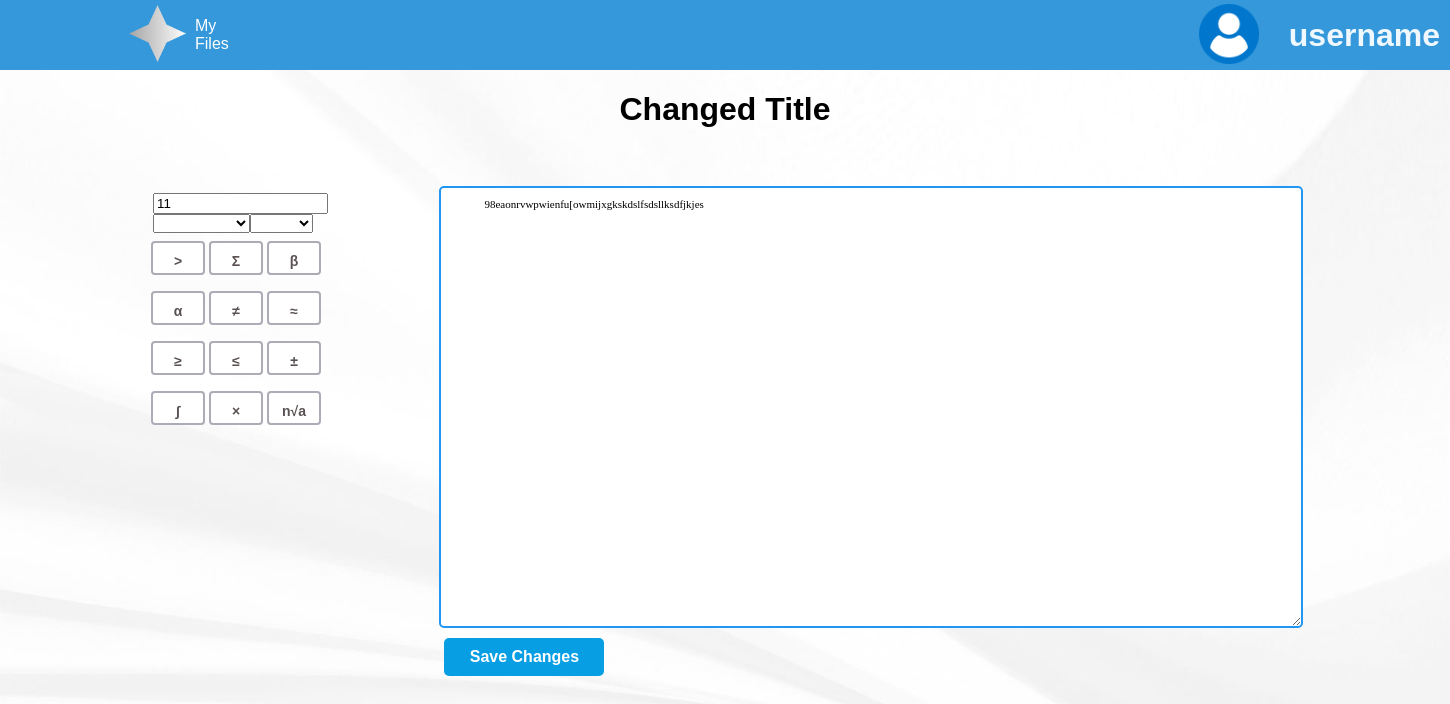
The page /edit?docID=1 (signed in) on the database as committed earlier.
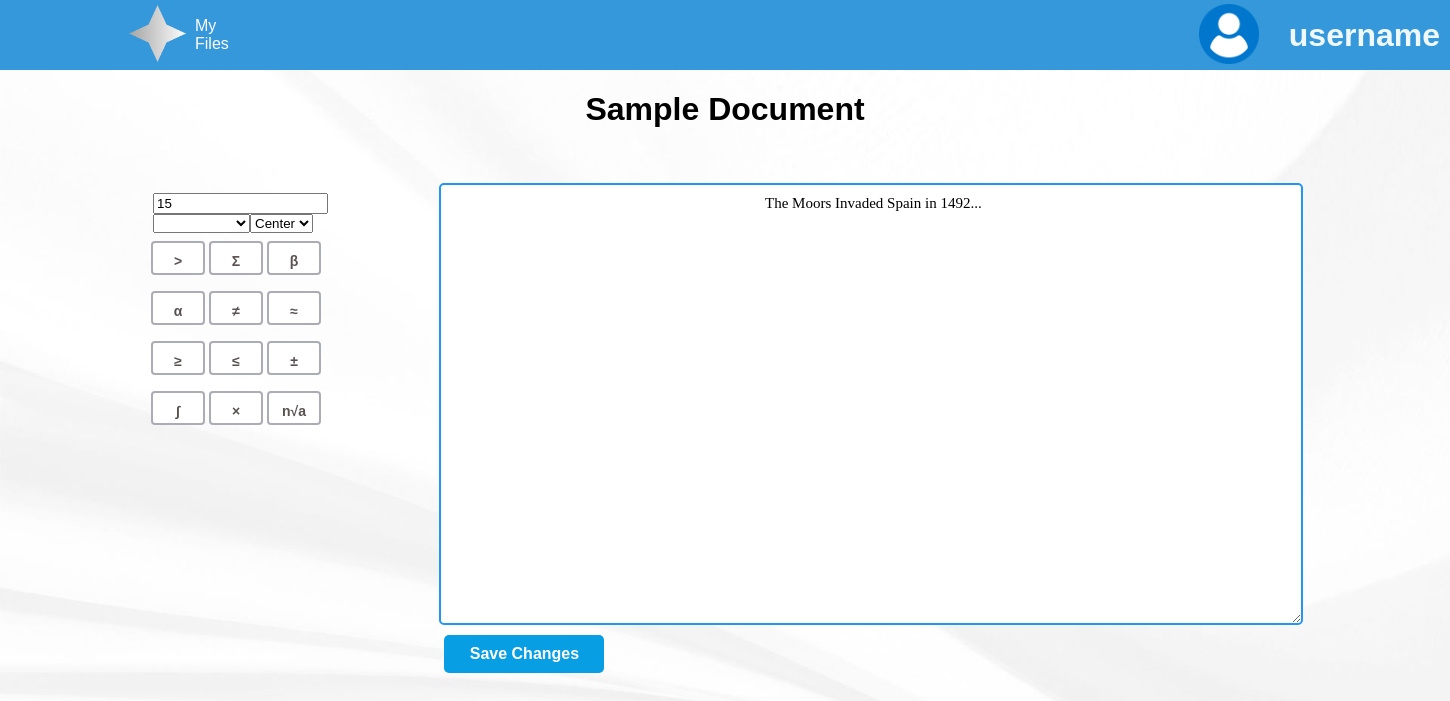
The same page on the database as committed later.
### NoteNinjabackend/models.py (models this page shows)
class Document(db.Model):
    id = db.Column(db.Integer, primary_key=True)
    data = db.Column(db.String(10000))
    date = db.Column(db.DateTime(timezone=True), default=func.now())
    name = db.Column(db.String(100))
    tag = db.Column(db.String(100))
    font = db.Column(db.String(100))
    font_size = db.Column(db.Integer)
    align = db.Column(db.String(100))
    user_id = db.Column(db.Integer, db.ForeignKey('user.id'))

### NoteNinjabackend/views.py (the view, shortened to what this page needs)
@views.route('/edit', methods=['GET', 'POST'])
@login_required
def show_editor():
    docID = request.args.get("docID")
    doc = db.session.get(Document, docID)
    print(doc.data)
    return render_template("edit.html", query=docID, write=doc.data, theDoc=doc, user=db.session.get(User,current_user.id))

### NoteNinjabackend/templates/edit.html (shortened to what this page needs)
<!DOCTYPE html>
<html lang="en">
<head>
    <link href="{{ url_for('static',filename='styles/styles.css') }}" rel="stylesheet">
<body background="{{ url_for('static',filename='resources/background.jpg') }}" style="width: 100%; align-items: center; margin-left: 0%;">
    <header>
        <nav class="navbar">
            <div class="logo">
                <img class = "profile-icon" style = "margin-left: 120px" src="{{ url_for('static',filename='resources/ninja-logo.png') }}" alt="">
            </div>
            <ul class="nav-links">
                <li><a href="/">My Files</a></li>
            </ul>
            <div class="profile-icon">
                <img id="pfp" style = "cursor: pointer; display:inline-block; padding-top: 2px; margin-left: 800px; width: 60px;" src="{{ url_for('static',filename='resources/user_icon.png') }}" alt="">
            </div>
            <h3 id="hero" style="cursor: pointer; display:inline-block; margin-right: 30px; text-align: right; padding-left: 30px; color: aliceblue; font-size: 2pc;">{{user.username}}</h3>
            </nav>
</header>
    <h1 class="title" id="titleBox" contenteditable="true">{{theDoc.name}}</h1>
    <div class="symbol-array">
    <div style="padding-left: 8px;">
        <input id="fontSizeBox" type="number" placeholder="Font: 12px" style="width:167px">
    </div>
    <select class = "dropdown" id="fontBox" style="margin-left: 8px;">
    </select>
    <select class = "dropdown" id="alignBox">
        <option class = "dropdown-btn" onclick="updateAlign('center')" value="center">Center</option>
    </select>
    <br>
        <button class="btn" onclick="appendMath('>');" name="greater-than-button" symbol value=">" type="submit"> &gt; </button>
        <button class="btn" onclick="appendMath('Σ');" name="greater-than-button" symbol value="Σ" type="submit"> Σ </button>
        <button class="btn" onclick="appendMath('β');" name="greater-than-button" symbol value="β" type="submit"> β </button>
        <button class="btn" onclick="appendMath('α');" name="greater-than-button" symbol value="α" type="submit"> α </button>
        <button class="btn" onclick="appendMath('≠');" name="greater-than-button" symbol value=">" type="submit"> ≠ </button>
        <button class="btn" onclick="appendMath('≈');" name="greater-than-button" symbol value=">" type="submit"> ≈ </button>
        <button class="btn" onclick="appendMath('≥');" name="greater-than-button" symbol value=">" type="submit"> ≥ </button>
        <button class="btn" onclick="appendMath('≤');" name="greater-than-button" symbol value="Σ" type="submit"> ≤ </button>
        <button class="btn" onclick="appendMath('±');" name="greater-than-button" symbol value="β" type="submit"> ± </button>
        <button class="btn" onclick="appendMath('∫');" name="greater-than-button" symbol value="α" type="submit"> ∫ </button>
        <button class="btn" onclick="appendMath('×');" name="greater-than-button" symbol value=">" type="submit"> × </button>
        <button class="btn" onclick="appendMath('n√a');" name="greater-than-button" symbol value=">" type="submit"> n√a </button>
    </div>
    <form action = "" method="post" class="container">
        <textarea class="edit-box" name="edit-box" id="edit-box" cols="30" rows="10" spellcheck="false">{{write}}</textarea>
        <button class="savebtn" name="submit-button" type="submit" value="save">Save Changes</button>
    </form>
</body>
</html>

Rows that differ between the two databases and show on the page:
changed Document: name "Changed Title" → "Sample Document"; edit-box "98eaonrvwpwienfu[owmijxgkskdslfsdsllksdfjkjes" → "The Moors Invaded Spain in 1492..."
Other text that changed with them:
form field value: "11" → "15"
form field value: (not shown) → "Center"
